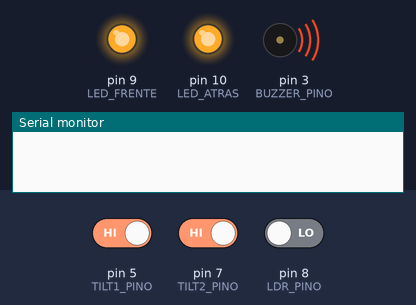
Simulated run of this sketch. Board: Arduino Uno, built with avr-gcc and run on an emulated ATmega328P. Parts: output pins drawn as LEDs (lit = HIGH), buzzer (waves = sounding), the last lines printed to the serial monitor. Dashed ring = blinking. The test bench sets the inputs (shaded band); at power-on: pin 5 (TILT1_PINO) HIGH, pin 7 (TILT2_PINO) HIGH, pin 8 (LDR_PINO) LOW.

Above: at 7.3 s.
7.7 s: pin 5 (TILT1_PINO) driven LOW
At 10.4 s:
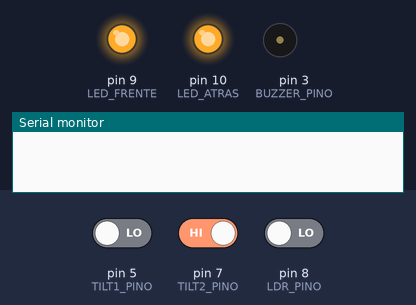
12.0 s: pin 7 (TILT2_PINO) driven LOW
At 12.5 s:
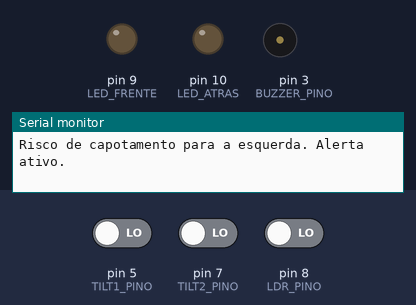
16.3 s: pin 7 (TILT2_PINO) driven HIGH
At 16.85 s:
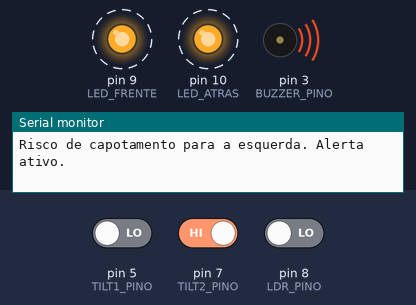
Timing chart, 0 to 26.6 s (numbered marks = the images above; inputs shaded):
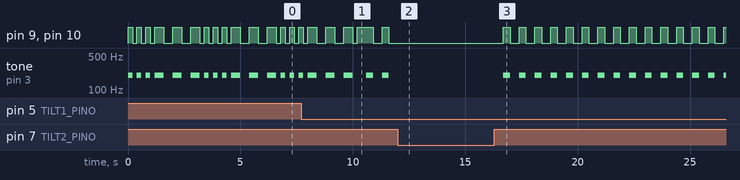

Measured:
- after the input at 12.0 s, pin 9 (LED_FRENTE), pin 10 (LED_ATRAS): stops changing and stays LOW; tone on pin 3 (BUZZER_PINO): stops changing and stays silent
- after the input at 16.3 s, pin 9 (LED_FRENTE), pin 10 (LED_ATRAS): alternates HIGH for 0.30 s and LOW for 0.40 s, starting after 0.40 s; tone on pin 3 (BUZZER_PINO): alternates 200 Hz for 0.30 s and silent for 0.40 s, starting after 0.40 s
- by itself, pin 9 (LED_FRENTE), pin 10 (LED_ATRAS): repeats every 3.4 s: 2 × (LOW 0.20 s, HIGH 0.20 s), LOW 0.20 s, 2 × (HIGH 0.40 s, LOW 0.40 s), HIGH 0.40 s, LOW 0.20 s, HIGH 0.20 s
- by itself, tone on pin 3 (BUZZER_PINO): repeats every 3.4 s: 2 × (silent 0.20 s, 200 Hz 0.20 s), silent 0.20 s, 2 × (200 Hz 0.40 s, silent 0.40 s), 200 Hz 0.40 s, silent 0.20 s, 200 Hz 0.20 s

The sketch:

C_digo_final_SpeedFalcon.ino
```cpp
//Equipe: Speed Falcon
//Autor: Jorge Barbosa Freitas
//Data:30/10/2022


/*Aqui você pode informar o Arduino sobre onde cada componente foi conectado.
Estamos usando pinos digitais, então apenas tome esse cuidado na hora de escolher seus pinos.*/

int TILT1_PINO = 5;   // Pino do sensor de tilt 1
int TILT2_PINO = 7;   // Pino do sensor de tilt 2
int BUZZER_PINO = 3;  // Pino do buzzer
int LDR_PINO = 8;     // Pino do sensor de iluminação
int LED_FRENTE = 9;   // Pino dos leds dianteiros
int LED_ATRAS = 10;   // Pino dos leds traseiros

/*Aqui podemos configurar algumas informações sobre as medidas que são tomadas quando o veiculo é capotado ou quando ameaça ser capotado.*/

int FREQUENCIA_BUZZER = 200; // Frequência de oscilação do buzzer. Isso dá o tom do alerta de possibilidade de capotamento.
int DURACAO_BUZZER = 300; // Duração do periodo ligado (HIGH) do buzzer. Isso altera quanto tempo o buzzer fica ligado.
int INTERVALO_BUZZER = 300 ;// Duração do periodo desligado (LOW) do buzzer. Isso altera quanto tempo o buzzer fica desligado.

int VELOCIDADE_SOS = 1; // Velocidade de reprodução da emissão do pedido de socorro em código morse (SOS) nas lanternas e buzzer.
int INTERVALO_SOS_CURTO = 200 ;// Intervalo curto do SOS
int INTERVALO_SOS_LONGO = 400 ;// Intervalo longo do SOS

/*Aqui começam algumas configurações mais avançadas do programa, como a função de cada pino (entrada ou saida).*/

void setup(){ //Aqui declaramos onde começa essa parte avançada da configuração para o Arduino.
  Serial.begin(9600); //Opção de "Debug", usada a fins de diagnósticos dos sensores.
  pinMode(TILT1_PINO, INPUT_PULLUP); // O pino do tilt 1 está sendo declarado como um pino de entrada de dados (sensor)
  pinMode(TILT2_PINO, INPUT_PULLUP); // O pino do tilt 2 está sendo declarado como um pino de entrada de dados (sensor)
  pinMode(LDR_PINO, INPUT); // O pino do sensor de iluminação (LDR) está sendo declarado como um pino de entrada de dados (sensor)
  pinMode(BUZZER_PINO, OUTPUT); // O pino do buzzer está sendo declarado como um pino de saida de dados (acionador)
  pinMode(LED_FRENTE, OUTPUT); // O pino dos leds frontais está sendo declarado como um pino de saida de dados (acionador)
  pinMode(LED_ATRAS, OUTPUT); // O pino dos leds traseiros está sendo declarado como um pino de saida de dados (acionador)
}

/*Aqui começam as funções do programa em si.*/

void loop(){ //Especificamos quais tarefas são recorrentes, pois o programa precisa agir e pensar constantemente.
  int STATUS_LDR = digitalRead(LDR_PINO); //Atribuindo uma leitura do sensor a uma variavel
  int STATUS_TILT1 = digitalRead(TILT1_PINO); //Atribuindo uma leitura do sensor a uma variavel
  int STATUS_TILT2 = digitalRead(TILT2_PINO); //Atribuindo uma leitura do sensor a uma variavel
  if (STATUS_TILT1==HIGH && STATUS_TILT2==HIGH){ //Se os dois sensores de capotamento estiverem ativos, inicia-se a sequência de SOS
    digitalWrite(LED_FRENTE, HIGH); //Liga led
    digitalWrite(LED_ATRAS, HIGH); //Liga led
    tone(BUZZER_PINO, FREQUENCIA_BUZZER, INTERVALO_SOS_CURTO); //Buzzer ativo com duração curta (Para "S" em código morse)
    delay(200); //Espera 200ms
    digitalWrite(LED_FRENTE, LOW); //Desliga led
    digitalWrite(LED_ATRAS, LOW); //Desliga led
    delay(200); //Espera 200ms
    digitalWrite(LED_FRENTE, HIGH); //Liga led
    digitalWrite(LED_ATRAS, HIGH); //Liga led
    tone(BUZZER_PINO, FREQUENCIA_BUZZER, INTERVALO_SOS_CURTO); //Buzzer ativo com duração curta (Para "S" em código morse)
    delay(200); //Espera 200ms
    digitalWrite(LED_FRENTE, LOW); //Desliga led
    digitalWrite(LED_ATRAS, LOW); //Desliga led
    delay(200); //Espera 200ms
    digitalWrite(LED_FRENTE, HIGH); //Liga led
    digitalWrite(LED_ATRAS, HIGH); //Liga led
    tone(BUZZER_PINO, FREQUENCIA_BUZZER, INTERVALO_SOS_CURTO); //Buzzer ativo com duração curta (Para "S" em código morse)
    delay(200); //Espera 200ms
    digitalWrite(LED_FRENTE, LOW); //Desliga led
    digitalWrite(LED_ATRAS, LOW); //Desliga led
    delay(200); //Espera 200ms
    digitalWrite(LED_FRENTE, HIGH); //Liga led
    digitalWrite(LED_ATRAS, HIGH); //Liga led
    tone(BUZZER_PINO, FREQUENCIA_BUZZER, INTERVALO_SOS_LONGO); //Buzzer ativo com duração longa (Para "O" em código morse)
    delay(400); //Espera 400ms
    digitalWrite(LED_FRENTE, LOW); //Desliga led
    digitalWrite(LED_ATRAS, LOW); //Desliga led
    delay(400); //Espera 400ms
    digitalWrite(LED_FRENTE, HIGH); //Liga led
    digitalWrite(LED_ATRAS, HIGH); //Liga led
    tone(BUZZER_PINO, FREQUENCIA_BUZZER, INTERVALO_SOS_LONGO); //Buzzer ativo com duração longa (Para "O" em código morse)
    delay(400); //Espera 400ms
    digitalWrite(LED_FRENTE, LOW); //Desliga led
    digitalWrite(LED_ATRAS, LOW); //Desliga led
    delay(400); //Espera 400ms
    digitalWrite(LED_FRENTE, HIGH); //Liga led
    digitalWrite(LED_ATRAS, HIGH); //Liga led
    tone(BUZZER_PINO, FREQUENCIA_BUZZER, INTERVALO_SOS_LONGO); //Buzzer ativo com duração longa (Para "O" em código morse)
    delay(400); //Espera 400ms
    digitalWrite(LED_FRENTE, LOW); //Desliga led
    digitalWrite(LED_ATRAS, LOW); //Desliga led
    delay(200); //Espera 200ms
    digitalWrite(LED_FRENTE, HIGH); //Liga led
    digitalWrite(LED_ATRAS, HIGH); //Liga led
  }
  else{ //Caso contrário:
    if (STATUS_TILT1==HIGH){ //Somente seguir se o primeiro sensor estiver ativo
      delay(200); //Espera 115ms a fim de previnir uma ativação falsa, faz parte da checagem dupla da ativação
      int STATUS_TILT1 = digitalRead(TILT1_PINO); //Ler valor novamente, para uma nova consulta
        if (STATUS_TILT1==HIGH){ //Somente seguir se o primeiro sensor AINDA estiver ativo
          delay(200); //Espera 115ms a fim de previnir uma ativação falsa, faz parte da checagem dupla da ativação
          int STATUS_TILT1 = digitalRead(TILT1_PINO); //Ler valor novamente, para uma nova consulta
            if (STATUS_TILT1==HIGH){ //Somente seguir se o primeiro sensor AINDA estiver ativo
              Serial.println("Risco de capotamento para a esquerda. Alerta ativo."); //Comando para debug, assim temos também uma resposta apenas verbal
              tone(BUZZER_PINO, FREQUENCIA_BUZZER, DURACAO_BUZZER); //Buzzer em alerta
              digitalWrite(LED_FRENTE, HIGH); //Liga led
              digitalWrite(LED_ATRAS, HIGH); //Liga led
              delay(INTERVALO_BUZZER); //Espera esse intervalo
              digitalWrite(LED_FRENTE, LOW); //Desliga led
              digitalWrite(LED_ATRAS, LOW); //Desliga led
            }
        }
      }
    else{ //Caso contrário:
      if (STATUS_TILT2==HIGH){ //Somente seguir se o segundo sensor estiver ativo
      delay(200); //Espera 115ms a fim de previnir uma ativação falsa, faz parte da checagem dupla da ativação
      int STATUS_TILT2 = digitalRead(TILT2_PINO); //Ler valor novamente, para uma nova consulta
        if (STATUS_TILT2==HIGH){ //Somente seguir se o segundo sensor AINDA estiver ativo
          delay(200); //Espera 115ms a fim de previnir uma ativação falsa, faz parte da checagem dupla da ativação
          int STATUS_TILT2 = digitalRead(TILT2_PINO); //Ler valor novamente, para uma nova consulta
            if (STATUS_TILT2==HIGH){ //Somente seguir se o segundo sensor AINDA estiver ativo
              Serial.println("Risco de capotamento para a esquerda. Alerta ativo."); //Comando para debug, assim temos também uma resposta apenas verbal
              tone(BUZZER_PINO, FREQUENCIA_BUZZER, DURACAO_BUZZER); //Buzzer em alerta
              digitalWrite(LED_FRENTE, HIGH); //Liga led
              digitalWrite(LED_ATRAS, HIGH); //Liga led
              delay(INTERVALO_BUZZER); //Espera esse intervalo
              digitalWrite(LED_FRENTE, LOW); //Desliga led
              digitalWrite(LED_ATRAS, LOW); //Desliga led
            }
        }
      }
    else{ //Caso contrário:
      if(STATUS_LDR==HIGH){ //Se o sensor de iluminação estiver sinalizando falta de luz:
        digitalWrite(LED_FRENTE, HIGH); //Liga led
        digitalWrite(LED_ATRAS, HIGH); //Liga led
        }
      else{ //Caso contrário:
        digitalWrite(LED_FRENTE, LOW); //Desliga led
        digitalWrite(LED_ATRAS, LOW); //Desliga led
        }
      }
    }
  }
}
```
